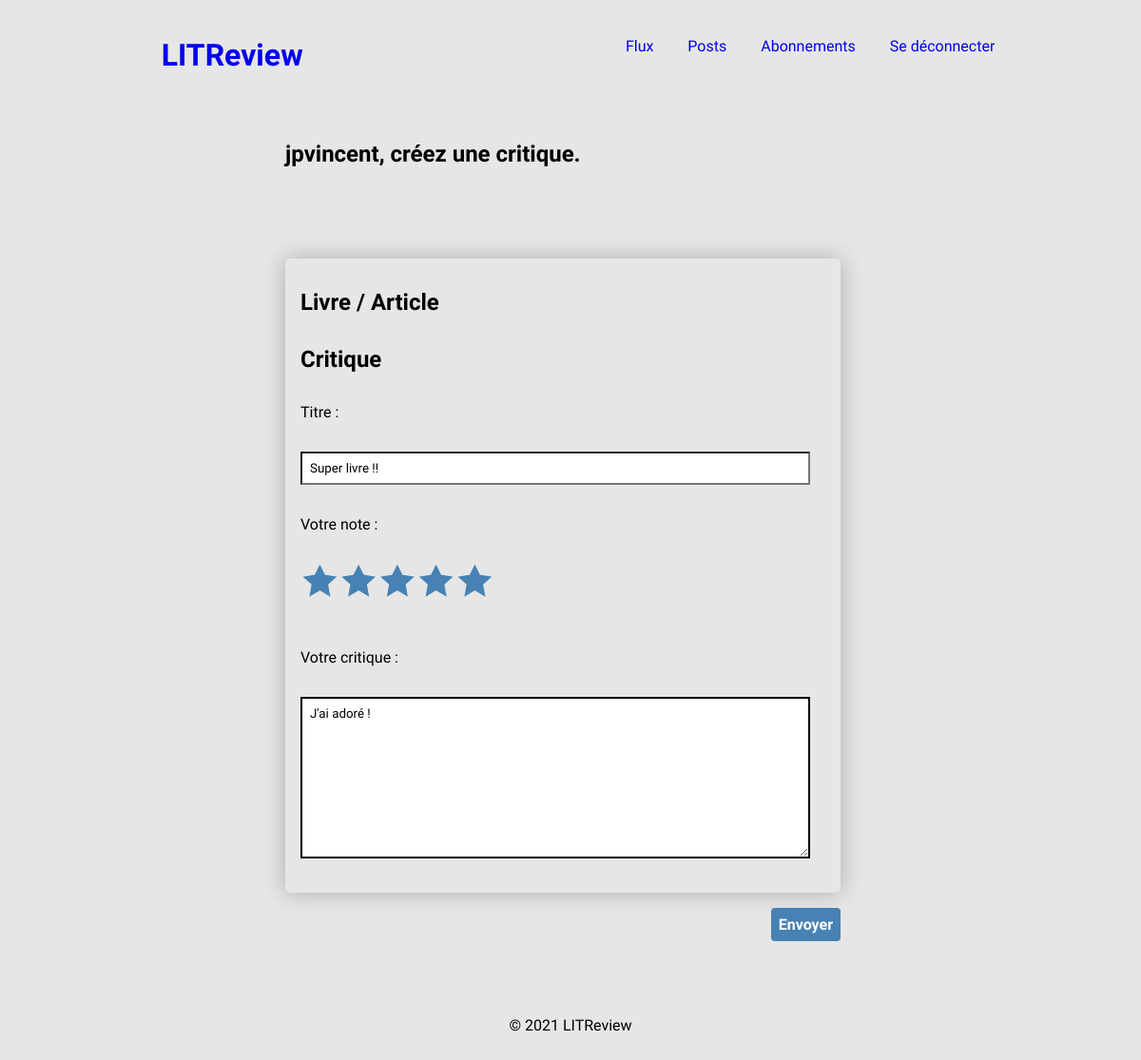
/reviews/update-review/6 (signed in), run on an earlier commit of the app's database.
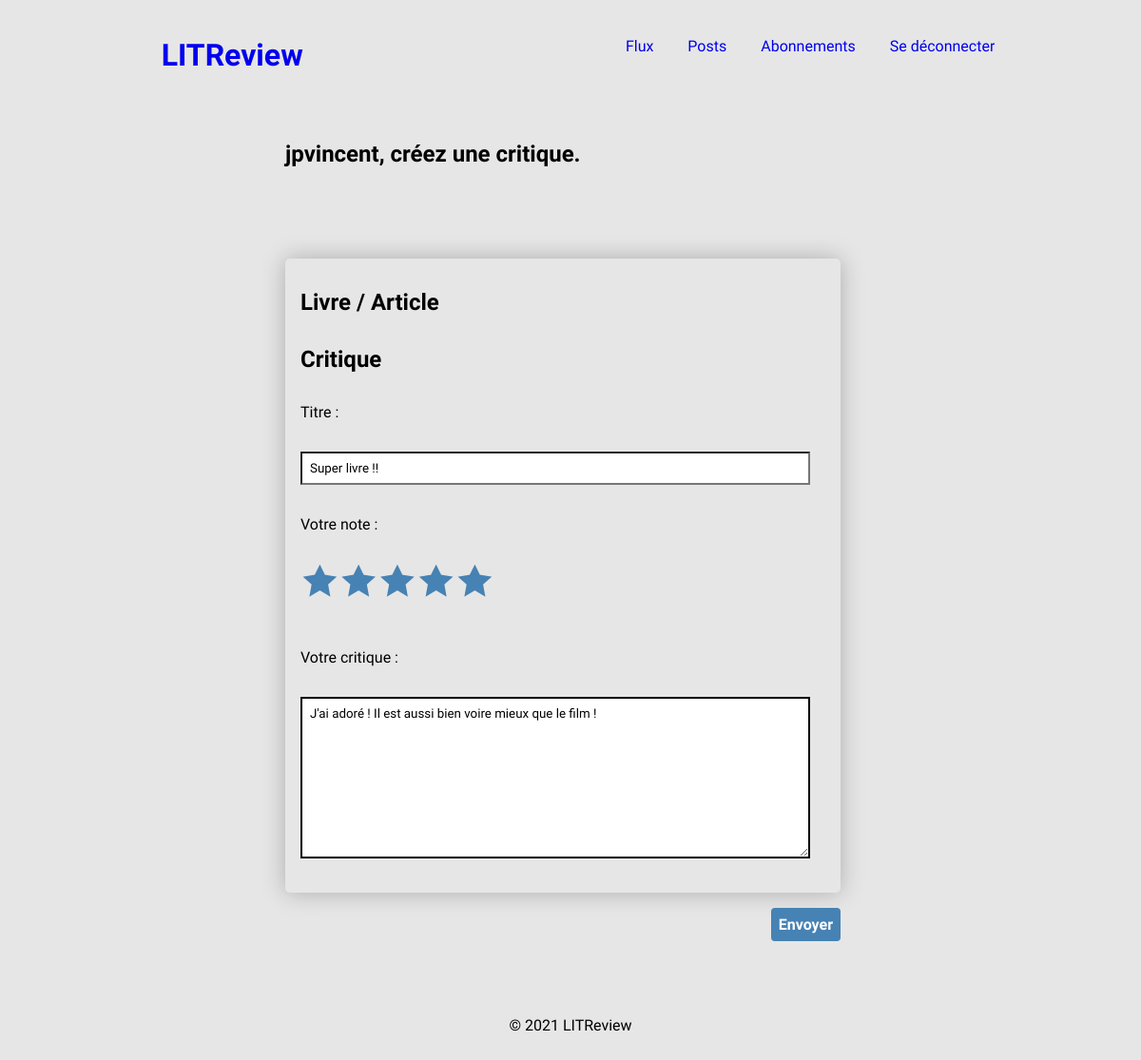
And on a later commit of the database.
### reviews/models.py (models this page shows, shortened)
class Review(models.Model):
    ticket = models.ForeignKey(Ticket, on_delete=models.CASCADE)
    rating = models.PositiveSmallIntegerField(validators=[MinValueValidator(0),
                                                          MaxValueValidator(5)])
    user = models.ForeignKey(settings.AUTH_USER_MODEL,
                             on_delete=models.CASCADE)
    headline = models.CharField(max_length=128)
    body = models.TextField(max_length=8192, blank=True)
    time_created = models.DateTimeField(auto_now_add=True)

### reviews/views.py (the view, shortened to what this page needs)
# urls.py: path('reviews/update-review/<int:pk>', UpdateReviewView.as_view(),
class UpdateReviewView(LoginRequiredMixin, UpdateView):
    login_url = "accounts:index"
    model = Review
    form_class = UpdateReviewForm
    template_name = "reviews/review.html"
    def get_context_data(self, **kwargs):
        context = super(UpdateReviewView, self).get_context_data(**kwargs)
        context["review_form"] = context["form"]
        return context

### reviews/forms.py
class UpdateReviewForm(ModelForm):
    rating = ChoiceField(label="Votre note",
                         choices=CHOICES,
                         widget=RadioSelect)
    class Meta:
        model = Review
        fields = ["headline", "rating", "body"]
        labels = {"headline": _("Titre"),
                  "body": _("Votre critique")}

### reviews/templates/reviews/review.html (shortened to what this page needs)
{% extends "base.html" %}
{% block content %}
{% if not user.is_authenticated %}
    <p>
        <h2>Merci de vous identifier en page d'accueil afin de pouvoir poster une critique</h2>
    </p>
    <p>
        <a href="{% url 'accounts:index' %}"><buttom class="btn btn-submit">Revenir à l'accueil</buttom></a>
    </p>
{% else %}
            <section class="main-section">
                <h2>{{ user.username }}, créez une critique.</h2>
            </section>
            <section  class="main-section main-section-list custom-fields">
                <form method="POST" enctype="multipart/form-data">
                    <div class="shadow-box">
                        {% if ticket_id %}
                        <h2>Vous êtes en train de poster en réponse à :</h2>
                        <div class="inside-section shadow-box">
                        {% include "reviews/ticket-snippet.html" %}
                        </div>
                        {% else %}
                        <h2>Livre / Article</h2>
                        {% endif %}
                        <h2>Critique</h2>
                        {% include "reviews/review-form-snippet.html" %}
                    </div>
                    <div class="button_right">
                        <button class="btn btn-submit">Envoyer</button>
                    </div>
                </form>
            </section>
{% endif %}
{% endblock %}

### reviews/templates/reviews/review-form-snippet.html (shortened to what this page needs)
    {% for field in review_form %}
    <p>{{ field.label_tag }}</p>
    {% if "id_rating" in field.id_for_label %}
    <div class="wrapper">
        {% for subfield in field %}
                <label for="{{ subfield.id_for_label }}">&#128970;</label>
        {% endfor %}
    </div>
    {% else %}
        <p>{{ field }}</p>
    {% endif %}
    {% endfor %}

What changed in the data, as far as the page shows it:
changed Review "Super livre !!": body "J'ai adoré !" → "J'ai adoré ! Il est aussi bien voire mieux que le film !"
